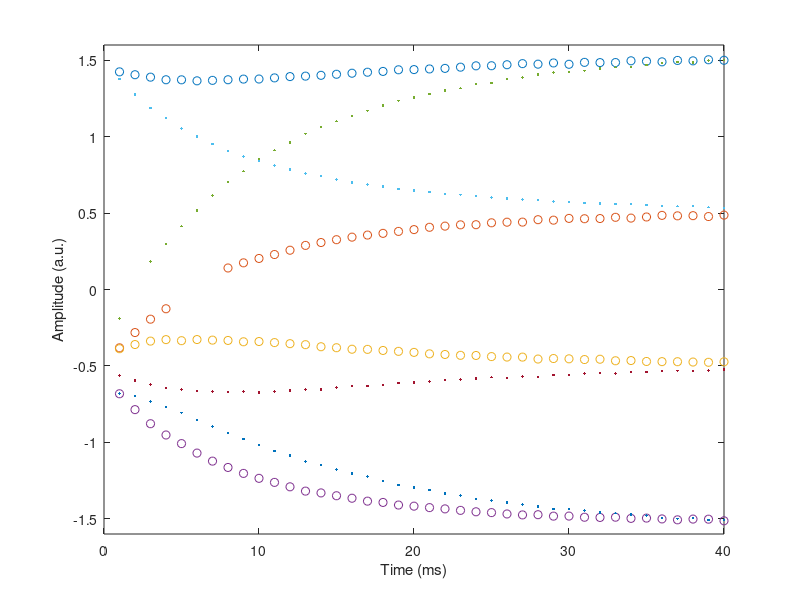
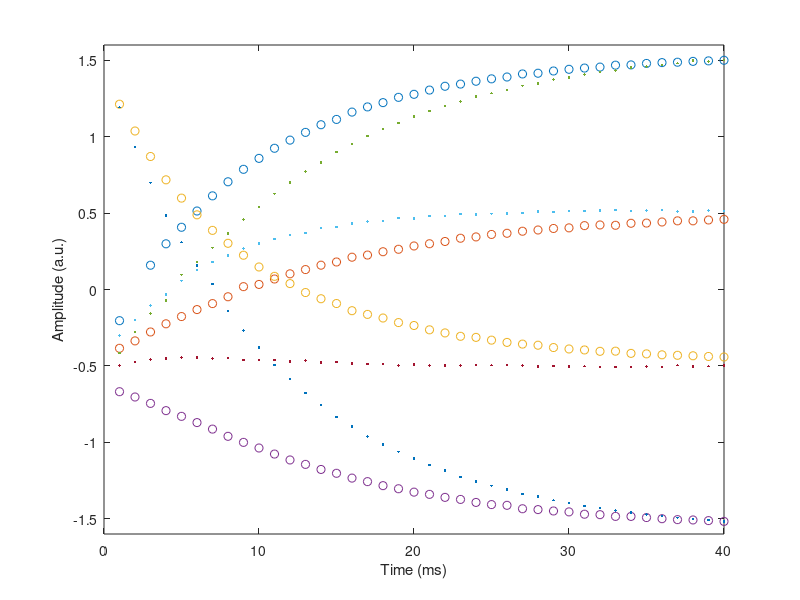
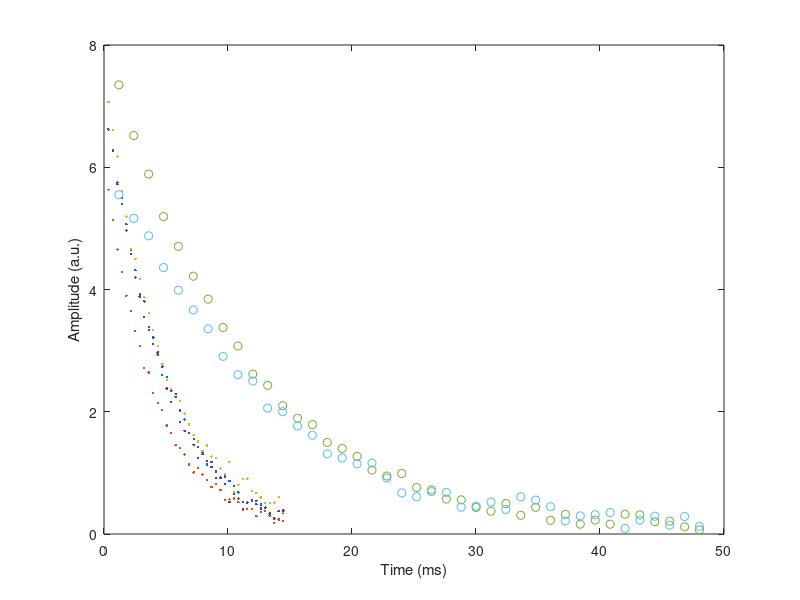
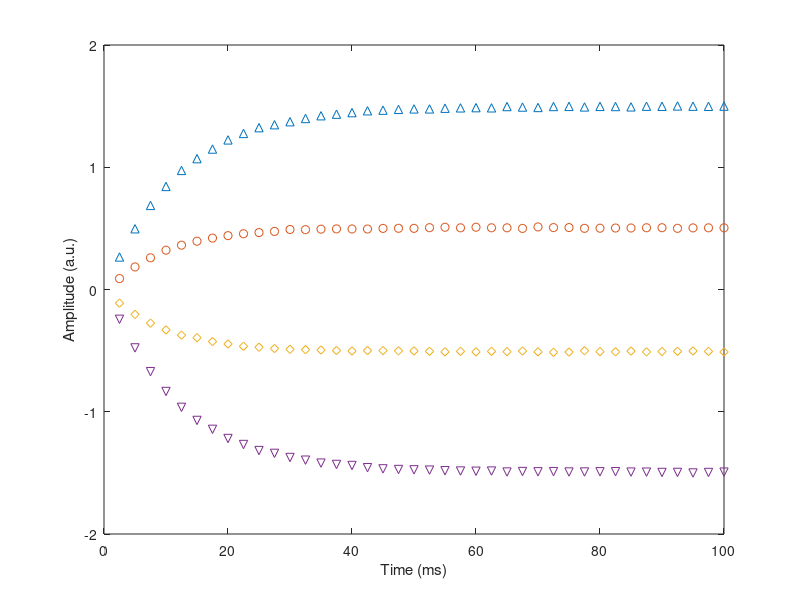

Write MATLAB code to recreate these figures, in order.
%clear all

% Populacoes do estado |00>
load DensidadePPS00W.mat;
mm = max(diag(UAB{end}));
for kk=1:40; 
    pp00(kk,:)=(diag((3/2)*UAB{kk}/mm));
end;

% Populacoes do estado |01>
load DensidadePPS01W.mat;
mm = max(diag(UAB{end}));
for kk=1:40;
    pp01(kk,:)=(diag((3/2)*UAB{kk}/mm));
end;

% Populacoes do estado |10>
load DensidadePPS10W.mat;
mm = max(diag(UAB{end}));
for kk=1:40; 
    pp10(kk,:)=(diag((3/2)*UAB{kk}/mm));
end;

% Populacoes do estado |11>
load DensidadePPS11W.mat;
mm = max(diag(UAB{end}));
for kk=1:40;    
    pp11(kk,:)=(diag((3/2)*UAB{kk}/mm));
end;

tempo = 1000*tempo;
plot(tempo,pp00,'o');hold on;
plot(tempo,pp01,'.'); 
ylim([-1.6 1.6]); xlabel('Time (ms)'); ylabel('Amplitude (a.u.)');
figure;
plot(tempo,pp10,'o');hold on
plot(tempo,pp11,'.');
ylim([-1.6 1.6]); xlabel('Time (ms)'); ylabel('Amplitude (a.u.)');


% Populacoes da matriz de superposicao
load DensidadeSUP.mat;
mm = max(diag(UAB{end}));
for kk=1:40    
    ppsu(kk,:)=diag((3/2)*UAB{kk}/mm);
end
% Coerencias da matriz de superposicao
load DensidadeSUPERW.mat;
coe = tab2(1:40,2:2:8);
tempo2 = 1000*tab2(:,1);
coeds = tab3(1:40,3:2:5);
tempods = 1000*tab3(:,2);
tempop = 1000*tab1(:,1);


figure;
plot(tempo2,coe,'.',tempods,coeds,'o');
xlabel('Time (ms)'); ylabel('Amplitude (a.u.)');
figure;
plot(tempop,ppsu(:,1),'^',tempop,ppsu(:,2),'o',tempop,ppsu(:,3),'d',tempop,ppsu(:,4),'v');
xlabel('Time (ms)'); ylabel('Amplitude (a.u.)');